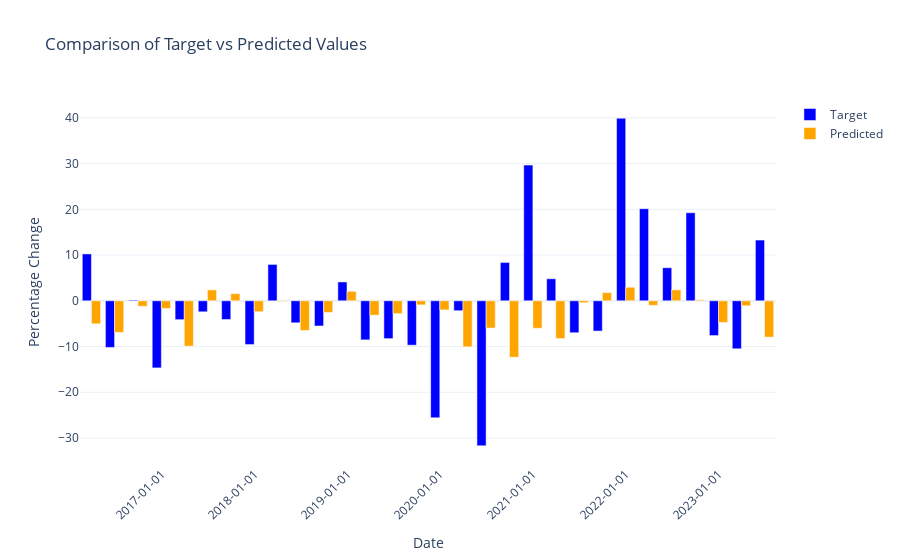

The notebook cell saved with this chart:
### Code cell
# Create a figure
fig = go.Figure()

# Add Target values as bars
fig.add_trace(go.Bar(
    x=test_df['date'],
    y=test_df['target'],
    name='Target',
    marker_color='blue'
))

# Add Predicted values as bars
fig.add_trace(go.Bar(
    x=test_df['date'],
    y=test_df['y_pred'],
    name='Predicted',
    marker_color='orange'
))

# Update layout
fig.update_layout(
    title='Comparison of Target vs Predicted Values',
    xaxis_title='Date',
    yaxis_title='Percentage Change',
    barmode='group',  # Group bars side by side
    xaxis=dict(tickformat='%Y-%m-%d', tickangle=-45),
    template='plotly_white',
)

# Show the plot
fig.show()

### Figure 1 — Plotly figure (JSON) as saved in the notebook; plotly's stock layout.template omitted (floating-point values rounded to 4 significant figures)
{"data": [{"marker": {"color": "blue"}, "name": "Target", "type": "bar", "x": ["2016-03-31T00:00:00", "2016-06-30T00:00:00", "2016-09-30T00:00:00", "2016-12-31T00:00:00", "2017-03-31T00:00:00", "2017-06-30T00:00:00", "2017-09-30T00:00:00", "2017-12-31T00:00:00", "2018-03-31T00:00:00", "2018-06-30T00:00:00", "2018-09-30T00:00:00", "2018-12-31T00:00:00", "2019-03-31T00:00:00", "2019-06-30T00:00:00", "2019-09-30T00:00:00", "2019-12-31T00:00:00", "2020-03-31T00:00:00", "2020-06-30T00:00:00", "2020-09-30T00:00:00", "2020-12-31T00:00:00", "2021-03-31T00:00:00", "2021-06-30T00:00:00", "2021-09-30T00:00:00", "2021-12-31T00:00:00", "2022-03-31T00:00:00", "2022-06-30T00:00:00", "2022-09-30T00:00:00", "2022-12-31T00:00:00", "2023-03-31T00:00:00", "2023-06-30T00:00:00"], "y": [10.24, -10.2, 0.1601, -14.67, -4.129, -2.411, -4.098, -9.572, 7.949, -4.818, -5.512, 4.118, -8.549, -8.275, -9.71, -25.59, -2.176, -31.71, 8.382, 29.67, 4.815, -6.987, -6.618, 39.92, 20.14, 7.227, 19.25, -7.607, -10.5, 13.28]}, {"marker": {"color": "orange"}, "name": "Predicted", "type": "bar", "x": ["2016-03-31T00:00:00", "2016-06-30T00:00:00", "2016-09-30T00:00:00", "2016-12-31T00:00:00", "2017-03-31T00:00:00", "2017-06-30T00:00:00", "2017-09-30T00:00:00", "2017-12-31T00:00:00", "2018-03-31T00:00:00", "2018-06-30T00:00:00", "2018-09-30T00:00:00", "2018-12-31T00:00:00", "2019-03-31T00:00:00", "2019-06-30T00:00:00", "2019-09-30T00:00:00", "2019-12-31T00:00:00", "2020-03-31T00:00:00", "2020-06-30T00:00:00", "2020-09-30T00:00:00", "2020-12-31T00:00:00", "2021-03-31T00:00:00", "2021-06-30T00:00:00", "2021-09-30T00:00:00", "2021-12-31T00:00:00", "2022-03-31T00:00:00", "2022-06-30T00:00:00", "2022-09-30T00:00:00", "2022-12-31T00:00:00", "2023-03-31T00:00:00", "2023-06-30T00:00:00"], "y": [-5.037, -6.918, -1.209, -1.676, -9.925, 2.372, 1.554, -2.388, -0.1289, -6.489, -2.538, 2.075, -3.148, -2.813, -0.892, -1.992, -10.07, -5.967, -12.33, -6.003, -8.255, -0.4242, 1.787, 2.955, -0.9938, 2.387, 0.202, -4.742, -1.095, -7.945]}], "layout": {"barmode": "group", "title": {"text": "Comparison of Target vs Predicted Values"}, "xaxis": {"tickangle": -45, "tickformat": "%Y-%m-%d", "title": {"text": "Date"}}, "yaxis": {"title": {"text": "Percentage Change"}}}}
